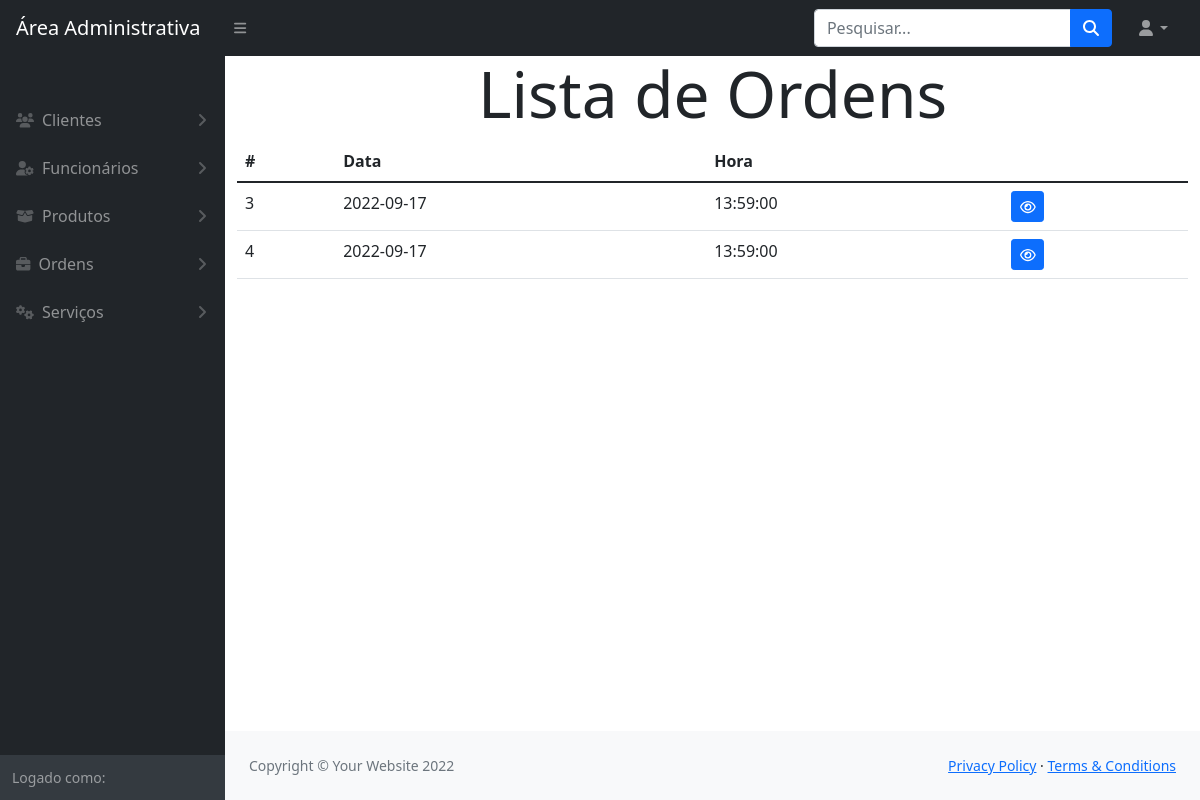
Page /modulos/ordem_servico/index.php on the earlier database version.
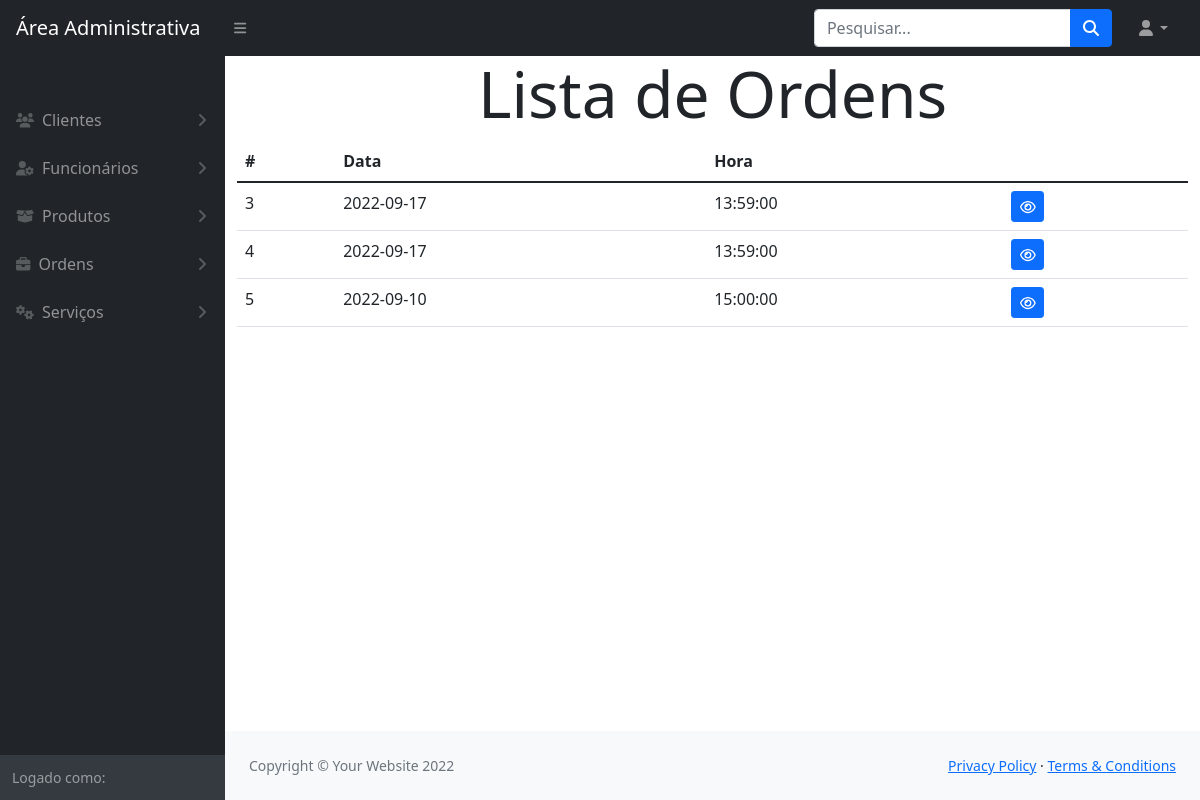
Same page on the later database version.
### tables this page shows
CREATE TABLE `ordemdeservico` (
  `IDOS` int(11) NOT NULL,
  `dataOS` date NOT NULL,
  `horarioOS` time NOT NULL,
  `valorTotalOS` bigint(20) NOT NULL,
  `cliente_id` int(11) NOT NULL,
  `funcionario_id` int(11) NOT NULL,
  `obs` varchar(300) NOT NULL
);

### funcoes/conexao.php (called while the page is built, shortened)
<?php
    function retornaDados($sql)
    {
        $pdo = $GLOBALS['conexaoBanco'];
        $resultado = $pdo->query($sql);
        return $resultado->fetchAll();
    }
?>

### modulos/ordem_servico/index.php (the view, shortened to what this page needs)
<?php
    $sql = "SELECT * FROM ordemdeservico";
    $ordens = retornaDados($sql);
?>
<!DOCTYPE html>
<html lang="en">
    <?php include_once path('template/head.php') ?>
    <body class="sb-nav-fixed">
        <?php include_once path('template/navbar.php') ?>
        <div id="layoutSidenav">
            <?php include_once path('template/sidebar.php') ?>
            <div id="layoutSidenav_content">
                <main class="container">
                    <h1 class="text-center display-3">Lista de Ordens</h1>
                    <table class="table">
                        <thead>
                            <tr>
                                <th>#</th>
                                <th>Data</th>
                                <th>Hora</th>
                                <th></th>
                            </tr>
                        </thead>
                        <tbody>
                            <?php foreach($ordens as $ordem_servico){ ?>
                                <tr>
                                    <td><?= $ordem_servico['IDOS'] ?></td>
                                    <td><?= $ordem_servico['dataOS'] ?></td>
                                    <td><?= $ordem_servico['horarioOS'] ?></td>
                                    <td>
                                        <a class="btn btn-primary btn-sm" href="visualizar.php?id=<?= $ordem_servico['IDOS'] ?>"><i class="fa-regular fa-eye"></i></a>
                                    </td>
                                </tr>
                            <?php } ?>
                        </tbody>
                    </table>
                </main>
                <?php include_once path('template/footer.php') ?>
            </div>
        </div>
    </body>
</html>

Differences in the rows shown:
added ordemdeservico: IDOS "5", dataOS "2022-09-10", horarioOS "15:00:00"
